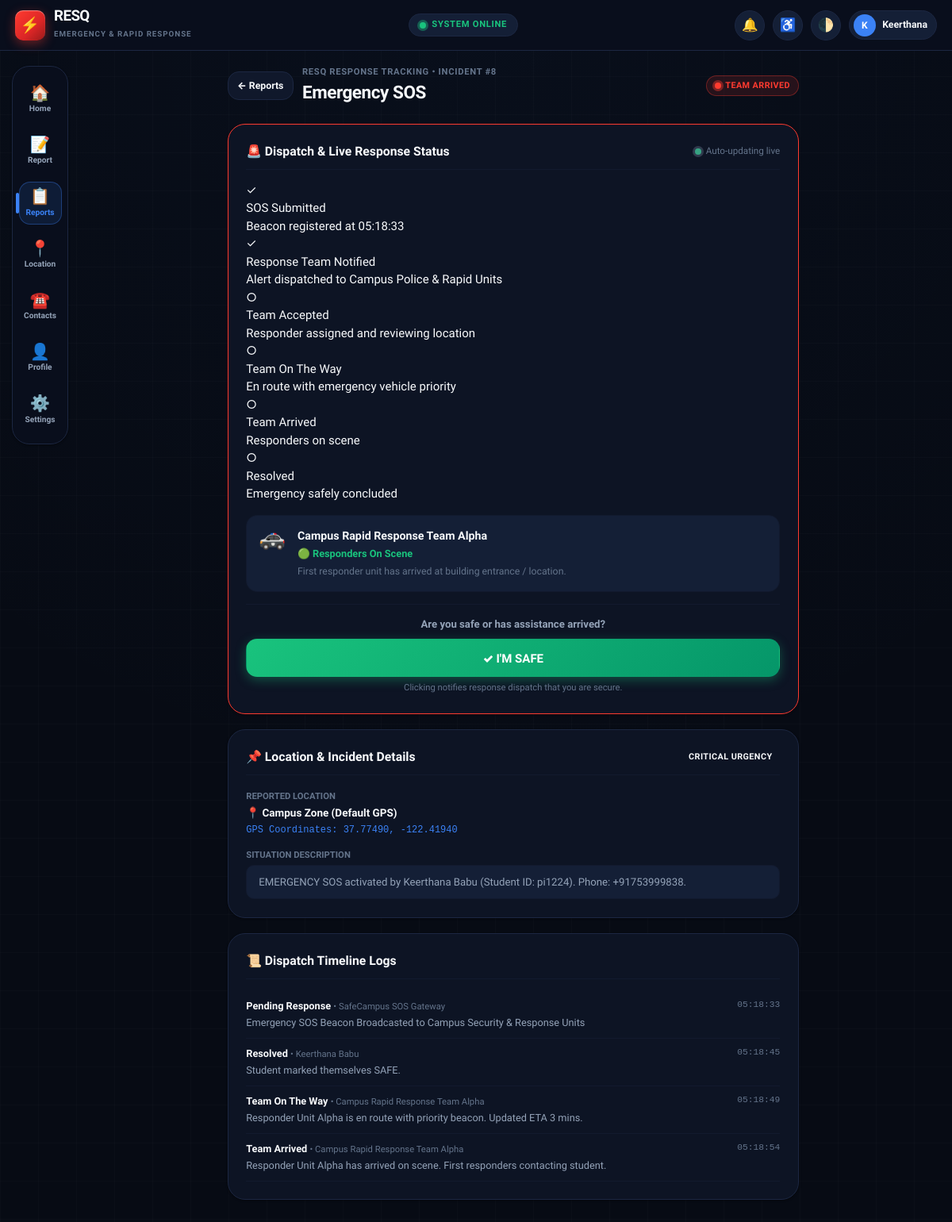
The app's page /incidents/8/ (signed in), older data.
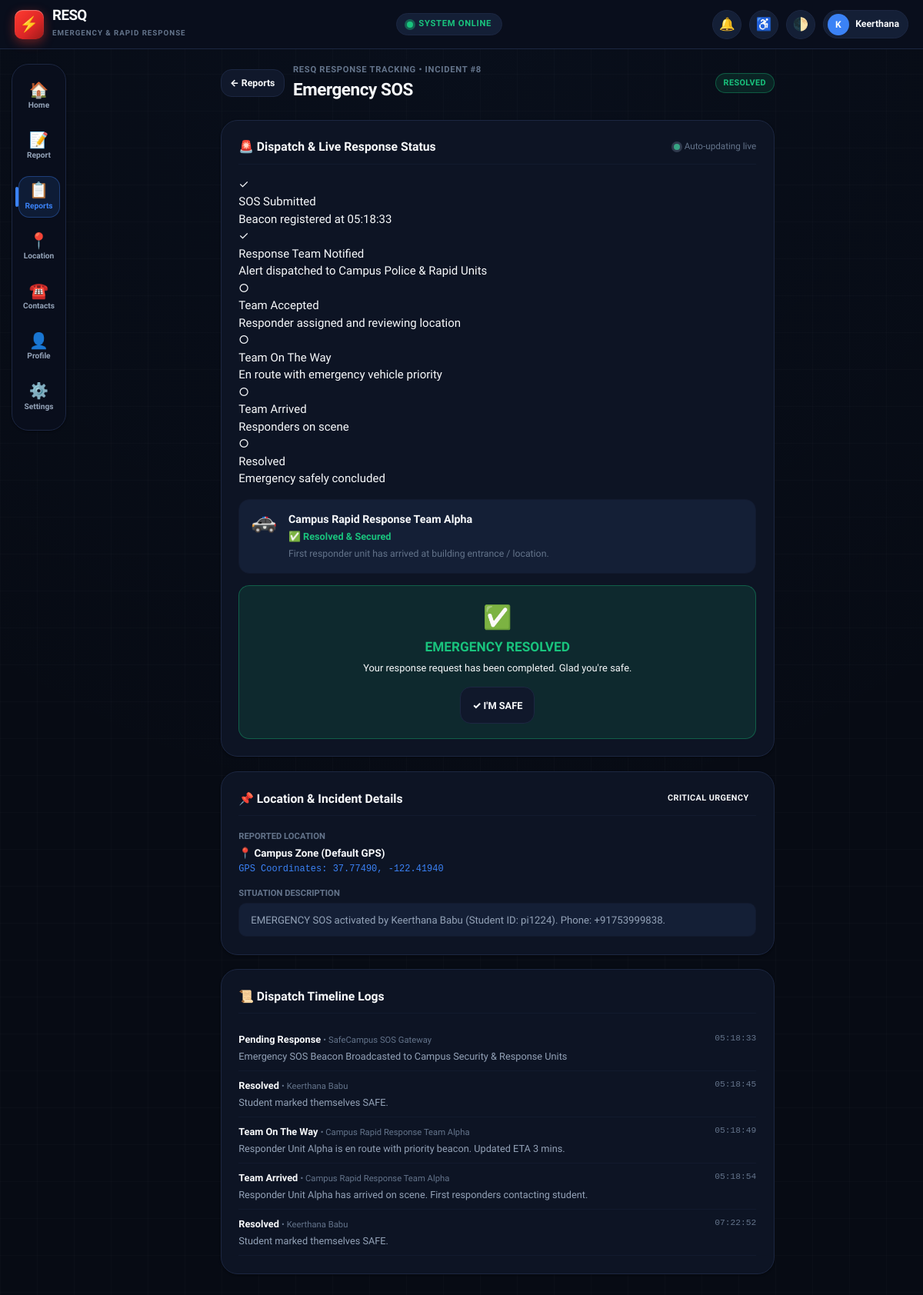
The same page, newer data.
### safety_app/models.py (models this page shows, shortened)
class Incident(models.Model):
    INCIDENT_TYPES = [
        ('EMERGENCY', 'Emergency SOS'),
        ('MEDICAL', 'Medical Emergency'),
        ('ACCIDENT', 'Accident'),
        ('FIRE', 'Fire'),
        ('PHYSICAL_THREAT', 'Physical Threat'),
        ('SUSPICIOUS', 'Suspicious Activity'),
        ('INFRASTRUCTURE', 'Unsafe Infrastructure'),
        ('OTHER', 'Other'),
    ]
    URGENCY_LEVELS = [
        ('LOW', 'Low Urgency'),
        ('MEDIUM', 'Medium Urgency'),
        ('HIGH', 'High Urgency'),
        ('CRITICAL', 'Critical Urgency'),
    ]
    STATUS_CHOICES = [
        ('PENDING', 'Pending Response'),
        ('ACCEPTED', 'Team Accepted'),
        ('ON_THE_WAY', 'Team On The Way'),
        ('ARRIVED', 'Team Arrived'),
        ('RESOLVED', 'Resolved'),
        ('CANCELLED', 'Cancelled'),
    ]
    user = models.ForeignKey(User, on_delete=models.CASCADE, related_name='incidents')
    incident_type = models.CharField(max_length=30, choices=INCIDENT_TYPES, default='EMERGENCY')
    description = models.TextField(blank=True)
    location_name = models.CharField(max_length=255, default="Main Campus Grounds")
    latitude = models.FloatField(null=True, blank=True)
    longitude = models.FloatField(null=True, blank=True)
    urgency = models.CharField(max_length=15, choices=URGENCY_LEVELS, default='CRITICAL')
    status = models.CharField(max_length=20, choices=STATUS_CHOICES, default='PENDING')
    image = models.ImageField(upload_to='incidents/', null=True, blank=True)
    response_team_name = models.CharField(max_length=120, null=True, blank=True)
    responder_notes = models.TextField(null=True, blank=True)
    eta_minutes = models.PositiveIntegerField(null=True, blank=True)
    is_sos = models.BooleanField(default=False)
    created_at = models.DateTimeField(auto_now_add=True)
    updated_at = models.DateTimeField(auto_now=True)
    resolved_at = models.DateTimeField(null=True, blank=True)
    class Meta:
        ordering = ['-created_at']
    def is_active(self):
        return self.status in ['PENDING', 'ACCEPTED', 'ON_THE_WAY', 'ARRIVED']

class IncidentStatusLog(models.Model):
    incident = models.ForeignKey(Incident, on_delete=models.CASCADE, related_name='status_logs')
    status = models.CharField(max_length=20, choices=Incident.STATUS_CHOICES)
    note = models.TextField(blank=True)
    updated_by = models.CharField(max_length=120, default="System")
    created_at = models.DateTimeField(auto_now_add=True)
    class Meta:
        ordering = ['created_at']

### safety_app/views.py (the view)
# urls.py: path('incidents/<int:pk>/', views.incident_detail_view, name='incident_detail'),
@login_required
def incident_detail_view(request, pk):
    incident = get_object_or_404(Incident, pk=pk, user=request.user)
    logs = incident.status_logs.all()
    context = {
        'incident': incident,
        'logs': logs,
    }
    return render(request, 'incidents/detail.html', context)

### templates/incidents/detail.html (shortened to what the changed rows need)
{% extends 'base.html' %}
{% load static %}
{% block content %}
<div class="page-centered-container">
  <div style="display:flex; justify-content:space-between; align-items:center; margin-bottom:1.5rem;">
    <div style="display:flex; align-items:center; gap:0.75rem;">
      <a href="{% url 'my_reports' %}" class="btn btn-outline" style="min-height:36px; padding:0.35rem 0.75rem; font-size:0.82rem;" aria-label="Back to Reports">
      </a>
      <div>
        <div style="font-size:0.75rem; font-weight:800; color:var(--text-muted); text-transform:uppercase; letter-spacing:0.06em;">
          RESQ RESPONSE TRACKING • INCIDENT #{{ incident.id }}
        </div>
        <h1 style="font-size:1.5rem; font-weight:900; color:var(--text-primary); letter-spacing:-0.02em;">
          {{ incident.get_incident_type_display }}
        </h1>
      </div>
    </div>
    <span class="badge {% if incident.status == 'RESOLVED' %}badge-success{% else %}badge-emergency{% endif %}" id="tracker-status-badge">
      {% if incident.is_active %}<span class="pulse-dot"></span>{% endif %}
      {{ incident.get_status_display }}
    </span>
  </div>
  <div class="card" style="border-color: {% if incident.is_active %}var(--emergency-red){% else %}var(--border-color){% endif %}; margin-bottom:1.25rem;">
    <div class="card-header">
      <h2 class="card-title">
        <span>🚨 Dispatch & Live Response Status</span>
      </h2>
    </div>
    <div class="status-tracker-box" style="margin-bottom:1rem;">
      <div class="status-timeline">
        <div class="timeline-step completed" id="timeline-step-0">
          <div class="step-content">
            <div class="step-title">SOS Submitted</div>
            <div class="step-meta">Beacon registered at {{ incident.created_at|date:"H:i:s" }}</div>
          </div>
        </div>
      </div>
      <div style="display:flex; gap:1rem; padding:1rem; background:var(--bg-subtle); border-radius:var(--radius-md); border:1px solid var(--border-subtle); margin-top:1rem;">
        <div style="flex:1;">
          <div style="font-size:0.95rem; font-weight:800; color:var(--text-primary);" id="responder-name">
            {{ incident.response_team_name|default:"Campus Rapid Response Team" }}
          </div>
          <div style="font-size:0.85rem; font-weight:800; color:var(--nav-blue); margin-top:2px;" id="responder-eta">
            {% if incident.status == 'ARRIVED' %}
              🟢 <span style="color:var(--success-green);">Responders On Scene</span>
            {% elif incident.status == 'RESOLVED' %}
              ✅ <span style="color:var(--success-green);">Resolved & Secured</span>
            {% elif incident.eta_minutes %}
              Estimated Arrival: ~{{ incident.eta_minutes }} mins
            {% else %}
              Coordinating dispatch...
            {% endif %}
          </div>
          <div style="font-size:0.82rem; color:var(--text-muted); margin-top:4px;" id="responder-notes">
            {{ incident.responder_notes|default:"Dispatch is active. Keep your device accessible." }}
          </div>
        </div>
      </div>
    </div>
    <div id="safe-action-banner" {% if incident.status == 'RESOLVED' %}style="display:none;"{% endif %} style="margin-top:1rem; padding-top:1rem; border-top:1px solid var(--border-subtle); text-align:center;">
      <div style="font-size:0.88rem; font-weight:800; color:var(--text-secondary); margin-bottom:0.6rem;">
        Are you safe or has assistance arrived?
      </div>
      <button type="button" class="btn btn-success btn-block btn-lg" id="btn-im-safe-trigger" style="font-size:1rem; font-weight:900;">
        ✓ I'M SAFE
      </button>
      <div style="font-size:0.75rem; color:var(--text-muted); margin-top:0.4rem;">
        Clicking notifies response dispatch that you are secure.
      </div>
    </div>
    <div id="resolved-confirmation-card" style="{% if incident.status != 'RESOLVED' %}display:none;{% endif %} background:var(--success-green-light); border:1.5px solid var(--success-green-border); border-radius:var(--radius-md); padding:1.25rem; text-align:center; margin-top:1rem;">
      <div style="font-size:2rem; margin-bottom:0.25rem;">✅</div>
      <div style="font-weight:900; font-size:1.15rem; color:var(--success-green);">EMERGENCY RESOLVED</div>
      <div style="font-size:0.86rem; color:var(--text-primary); margin-top:0.25rem;">
        Your response request has been completed. Glad you're safe.
      </div>
      <div style="margin-top:1rem;">
        <button type="button" class="btn btn-outline" onclick="showToast('✓ Glad you\'re safe!', 'success');" style="font-size:0.85rem; padding:0.4rem 1rem;">
          ✓ I'M SAFE
        </button>
      </div>
    </div>
  </div>
  <div class="card" style="margin-bottom:1.25rem;">
    <div class="card-header">
      <h2 class="card-title">📌 Location & Incident Details</h2>
      <span class="badge badge-{{ incident.urgency|lower }}">
        {{ incident.get_urgency_display }}
      </span>
    </div>
    <div style="display:flex; flex-direction:column; gap:0.75rem; font-size:0.9rem;">
      <div>
        <span style="font-size:0.75rem; font-weight:800; text-transform:uppercase; color:var(--text-muted);">Reported Location</span>
        <div style="font-weight:800; color:var(--text-primary); margin-top:2px;">
          📍 {{ incident.location_name }}
        </div>
        {% if incident.latitude and incident.longitude %}
          <div style="font-family:var(--font-mono); font-size:0.8rem; color:var(--nav-blue); margin-top:2px;">
            GPS Coordinates: {{ incident.latitude|floatformat:5 }}, {{ incident.longitude|floatformat:5 }}
          </div>
        {% endif %}
      </div>
      {% if incident.description %}
        <div>
          <span style="font-size:0.75rem; font-weight:800; text-transform:uppercase; color:var(--text-muted);">Situation Description</span>
          <div style="background:var(--bg-subtle); padding:0.75rem 1rem; border-radius:var(--radius-sm); margin-top:3px; font-size:0.88rem; color:var(--text-secondary); line-height:1.45; border:1px solid var(--border-subtle);">
            {{ incident.description }}
          </div>
        </div>
      {% endif %}
    </div>
  </div>
  <div class="card">
    <div class="card-header">
      <h2 class="card-title">📜 Dispatch Timeline Logs</h2>
    </div>
    <div id="incident-logs-list">
      {% for log in logs %}
        <div style="display:flex; justify-content:space-between; align-items:flex-start; padding:0.6rem 0; border-bottom:1px solid var(--border-subtle); font-size:0.85rem;">
          <div>
            <span style="font-weight:800; color:var(--text-primary);">{{ log.get_status_display }}</span>
            <span style="color:var(--text-muted); font-size:0.75rem;"> • {{ log.updated_by }}</span>
            <div style="color:var(--text-secondary); margin-top:2px;">{{ log.note }}</div>
          </div>
          <span style="font-family:var(--font-mono); color:var(--text-muted); font-size:0.75rem; white-space:nowrap; margin-left:8px;">
            {{ log.created_at|date:"H:i:s" }}
          </span>
        </div>
      {% empty %}
        <div style="color:var(--text-muted); font-size:0.85rem;">No log events yet.</div>
      {% endfor %}
    </div>
  </div>
</div>
{% endblock %}

Row changes from the older to the newer data that the page shows:
changed Incident "Emergency SOS": status "TEAM ARRIVED" → "RESOLVED"
added IncidentStatusLog: status "Resolved", updated_by "Keerthana Babu", note "Student marked themselves SAFE.", created_at "07:22:52"
Text that changed along with them:
text no longer shown: "🟢 Responders On Scene Are you safe or has assistance arrived? Clicking notifies response dispatch that you are secure."
text now shown: "✅ Resolved & Secured ✅ EMERGENCY RESOLVED Your response request has been completed. Glad you're safe."
